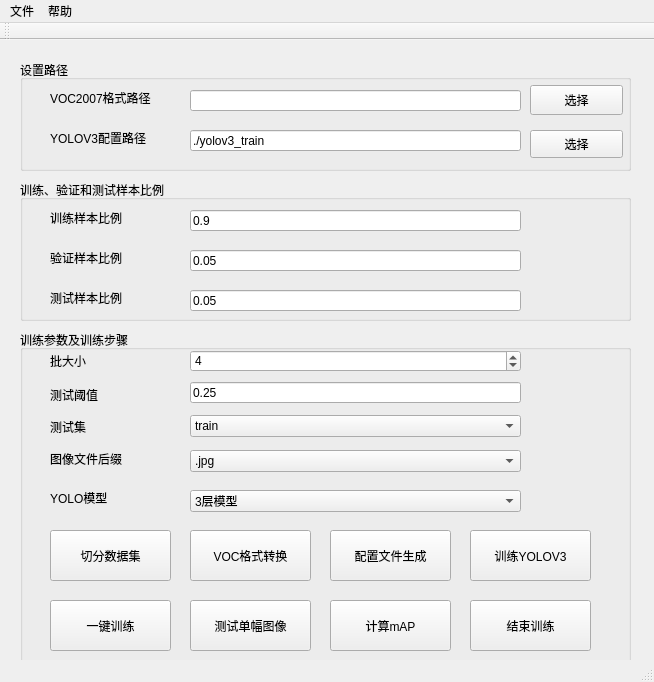
<?xml version="1.0" encoding="UTF-8"?>
<ui version="4.0">
 <class>MainWindow</class>
 <widget class="QMainWindow" name="MainWindow">
  <property name="geometry">
   <rect>
    <x>0</x>
    <y>0</y>
    <width>654</width>
    <height>682</height>
   </rect>
  </property>
  <property name="windowTitle">
   <string>YOLOV3可视化训练系统</string>
  </property>
  <widget class="QWidget" name="centralwidget">
   <widget class="QGroupBox" name="groupBox">
    <property name="geometry">
     <rect>
      <x>20</x>
      <y>20</y>
      <width>611</width>
      <height>111</height>
     </rect>
    </property>
    <property name="title">
     <string>设置路径</string>
    </property>
    <widget class="QLabel" name="label">
     <property name="geometry">
      <rect>
       <x>30</x>
       <y>30</y>
       <width>121</width>
       <height>16</height>
      </rect>
     </property>
     <property name="text">
      <string>VOC2007格式路径</string>
     </property>
    </widget>
    <widget class="QLabel" name="label_2">
     <property name="geometry">
      <rect>
       <x>30</x>
       <y>70</y>
       <width>121</width>
       <height>16</height>
      </rect>
     </property>
     <property name="text">
      <string>YOLOV3配置路径</string>
     </property>
    </widget>
    <widget class="QLineEdit" name="voc_path">
     <property name="geometry">
      <rect>
       <x>170</x>
       <y>30</y>
       <width>331</width>
       <height>21</height>
      </rect>
     </property>
    </widget>
    <widget class="QLineEdit" name="yolo_path">
     <property name="geometry">
      <rect>
       <x>170</x>
       <y>70</y>
       <width>331</width>
       <height>21</height>
      </rect>
     </property>
     <property name="text">
      <string>./yolov3_train</string>
     </property>
    </widget>
    <widget class="QPushButton" name="vocSetup">
     <property name="geometry">
      <rect>
       <x>510</x>
       <y>25</y>
       <width>93</width>
       <height>30</height>
      </rect>
     </property>
     <property name="text">
      <string>选择</string>
     </property>
    </widget>
    <widget class="QPushButton" name="yoloSetup">
     <property name="geometry">
      <rect>
       <x>510</x>
       <y>70</y>
       <width>93</width>
       <height>28</height>
      </rect>
     </property>
     <property name="text">
      <string>选择</string>
     </property>
    </widget>
   </widget>
   <widget class="QGroupBox" name="groupBox_2">
    <property name="geometry">
     <rect>
      <x>20</x>
      <y>140</y>
      <width>611</width>
      <height>141</height>
     </rect>
    </property>
    <property name="title">
     <string>训练、验证和测试样本比例</string>
    </property>
    <widget class="QLabel" name="label_3">
     <property name="geometry">
      <rect>
       <x>30</x>
       <y>30</y>
       <width>111</width>
       <height>16</height>
      </rect>
     </property>
     <property name="text">
      <string>训练样本比例</string>
     </property>
    </widget>
    <widget class="QLabel" name="label_4">
     <property name="geometry">
      <rect>
       <x>30</x>
       <y>70</y>
       <width>121</width>
       <height>16</height>
      </rect>
     </property>
     <property name="text">
      <string>验证样本比例</string>
     </property>
    </widget>
    <widget class="QLabel" name="label_5">
     <property name="geometry">
      <rect>
       <x>30</x>
       <y>110</y>
       <width>111</width>
       <height>16</height>
      </rect>
     </property>
     <property name="text">
      <string>测试样本比例</string>
     </property>
    </widget>
    <widget class="QLineEdit" name="train_coef">
     <property name="geometry">
      <rect>
       <x>170</x>
       <y>30</y>
       <width>331</width>
       <height>21</height>
      </rect>
     </property>
     <property name="text">
      <string>0.9</string>
     </property>
    </widget>
    <widget class="QLineEdit" name="val_coef">
     <property name="geometry">
      <rect>
       <x>170</x>
       <y>70</y>
       <width>331</width>
       <height>21</height>
      </rect>
     </property>
     <property name="text">
      <string>0.05</string>
     </property>
    </widget>
    <widget class="QLineEdit" name="test_coef">
     <property name="geometry">
      <rect>
       <x>170</x>
       <y>110</y>
       <width>331</width>
       <height>21</height>
      </rect>
     </property>
     <property name="text">
      <string>0.05</string>
     </property>
    </widget>
   </widget>
   <widget class="QGroupBox" name="groupBox_3">
    <property name="geometry">
     <rect>
      <x>20</x>
      <y>290</y>
      <width>611</width>
      <height>341</height>
     </rect>
    </property>
    <property name="title">
     <string>训练参数及训练步骤</string>
    </property>
    <widget class="QPushButton" name="format_convert">
     <property name="geometry">
      <rect>
       <x>170</x>
       <y>200</y>
       <width>121</width>
       <height>51</height>
      </rect>
     </property>
     <property name="text">
      <string>VOC格式转换</string>
     </property>
    </widget>
    <widget class="QPushButton" name="config_generate">
     <property name="geometry">
      <rect>
       <x>310</x>
       <y>200</y>
       <width>121</width>
       <height>51</height>
      </rect>
     </property>
     <property name="text">
      <string>配置文件生成</string>
     </property>
    </widget>
    <widget class="QPushButton" name="train_yolo">
     <property name="geometry">
      <rect>
       <x>450</x>
       <y>200</y>
       <width>121</width>
       <height>51</height>
      </rect>
     </property>
     <property name="text">
      <string>训练YOLOV3</string>
     </property>
    </widget>
    <widget class="QPushButton" name="train_allstep">
     <property name="geometry">
      <rect>
       <x>30</x>
       <y>270</y>
       <width>121</width>
       <height>51</height>
      </rect>
     </property>
     <property name="text">
      <string>一键训练</string>
     </property>
    </widget>
    <widget class="QLabel" name="label_6">
     <property name="geometry">
      <rect>
       <x>30</x>
       <y>23</y>
       <width>72</width>
       <height>15</height>
      </rect>
     </property>
     <property name="text">
      <string>批大小</string>
     </property>
    </widget>
    <widget class="QPushButton" name="test_oneimage">
     <property name="geometry">
      <rect>
       <x>170</x>
       <y>270</y>
       <width>121</width>
       <height>51</height>
      </rect>
     </property>
     <property name="text">
      <string>测试单幅图像</string>
     </property>
    </widget>
    <widget class="QPushButton" name="compute_mAP">
     <property name="geometry">
      <rect>
       <x>310</x>
       <y>270</y>
       <width>121</width>
       <height>51</height>
      </rect>
     </property>
     <property name="text">
      <string>计算mAP</string>
     </property>
    </widget>
    <widget class="QPushButton" name="trainsetSetup">
     <property name="geometry">
      <rect>
       <x>30</x>
       <y>200</y>
       <width>121</width>
       <height>51</height>
      </rect>
     </property>
     <property name="text">
      <string>切分数据集</string>
     </property>
    </widget>
    <widget class="QPushButton" name="stopTrain">
     <property name="geometry">
      <rect>
       <x>450</x>
       <y>270</y>
       <width>121</width>
       <height>51</height>
      </rect>
     </property>
     <property name="text">
      <string>结束训练</string>
     </property>
    </widget>
    <widget class="QLabel" name="label_7">
     <property name="geometry">
      <rect>
       <x>30</x>
       <y>89</y>
       <width>72</width>
       <height>15</height>
      </rect>
     </property>
     <property name="text">
      <string>测试集</string>
     </property>
    </widget>
    <widget class="QLabel" name="label_8">
     <property name="geometry">
      <rect>
       <x>30</x>
       <y>121</y>
       <width>101</width>
       <height>16</height>
      </rect>
     </property>
     <property name="text">
      <string>图像文件后缀</string>
     </property>
    </widget>
    <widget class="QComboBox" name="test_type">
     <property name="geometry">
      <rect>
       <x>170</x>
       <y>85</y>
       <width>331</width>
       <height>22</height>
      </rect>
     </property>
     <item>
      <property name="text">
       <string>train</string>
      </property>
     </item>
     <item>
      <property name="text">
       <string>val</string>
      </property>
     </item>
     <item>
      <property name="text">
       <string>test</string>
      </property>
     </item>
    </widget>
    <widget class="QComboBox" name="image_postfix">
     <property name="geometry">
      <rect>
       <x>170</x>
       <y>120</y>
       <width>331</width>
       <height>22</height>
      </rect>
     </property>
     <item>
      <property name="text">
       <string>.jpg</string>
      </property>
     </item>
     <item>
      <property name="text">
       <string>.jpeg</string>
      </property>
     </item>
     <item>
      <property name="text">
       <string>.bmp</string>
      </property>
     </item>
     <item>
      <property name="text">
       <string>.png</string>
      </property>
     </item>
     <item>
      <property name="text">
       <string>.tif</string>
      </property>
     </item>
     <item>
      <property name="text">
       <string>.tiff</string>
      </property>
     </item>
    </widget>
    <widget class="QLabel" name="label_9">
     <property name="geometry">
      <rect>
       <x>30</x>
       <y>57</y>
       <width>72</width>
       <height>15</height>
      </rect>
     </property>
     <property name="text">
      <string>测试阈值</string>
     </property>
    </widget>
    <widget class="QLineEdit" name="test_thresh">
     <property name="geometry">
      <rect>
       <x>170</x>
       <y>52</y>
       <width>331</width>
       <height>21</height>
      </rect>
     </property>
     <property name="text">
      <string>0.25</string>
     </property>
    </widget>
    <widget class="QLabel" name="label_10">
     <property name="geometry">
      <rect>
       <x>30</x>
       <y>160</y>
       <width>72</width>
       <height>15</height>
      </rect>
     </property>
     <property name="text">
      <string>YOLO模型</string>
     </property>
    </widget>
    <widget class="QComboBox" name="modelType">
     <property name="geometry">
      <rect>
       <x>170</x>
       <y>160</y>
       <width>331</width>
       <height>22</height>
      </rect>
     </property>
     <item>
      <property name="text">
       <string>3层模型</string>
      </property>
     </item>
     <item>
      <property name="text">
       <string>4层模型</string>
      </property>
     </item>
     <item>
      <property name="text">
       <string>5层模型</string>
      </property>
     </item>
    </widget>
    <widget class="QSpinBox" name="batchsize">
     <property name="geometry">
      <rect>
       <x>170</x>
       <y>20</y>
       <width>331</width>
       <height>22</height>
      </rect>
     </property>
     <property name="value">
      <number>4</number>
     </property>
    </widget>
   </widget>
  </widget>
  <widget class="QMenuBar" name="menubar">
   <property name="geometry">
    <rect>
     <x>0</x>
     <y>0</y>
     <width>654</width>
     <height>26</height>
    </rect>
   </property>
   <widget class="QMenu" name="menu">
    <property name="title">
     <string>文件</string>
    </property>
    <addaction name="action"/>
   </widget>
   <widget class="QMenu" name="menu_2">
    <property name="title">
     <string>帮助</string>
    </property>
   </widget>
   <addaction name="menu"/>
   <addaction name="menu_2"/>
  </widget>
  <widget class="QStatusBar" name="statusbar"/>
  <widget class="QToolBar" name="toolBar">
   <property name="windowTitle">
    <string>toolBar</string>
   </property>
   <attribute name="toolBarArea">
    <enum>TopToolBarArea</enum>
   </attribute>
   <attribute name="toolBarBreak">
    <bool>false</bool>
   </attribute>
  </widget>
  <action name="action">
   <property name="text">
    <string>退出</string>
   </property>
  </action>
 </widget>
 <resources/>
 <connections/>
</ui>
